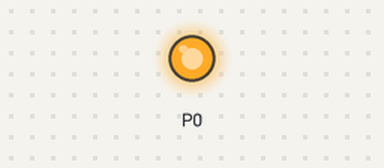
This program was run on a simulated BBC micro:bit running MicroPython. On the bench: output pins drawn as LEDs (lit = HIGH). What the program prints to the serial console is not drawn. At 0.6 s the program stops and its outputs stay as they are.

Above: at 0.1 s.
Timing chart, 0 to 1.8 s (numbered marks = the images above):
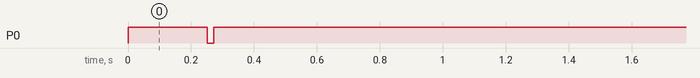

Measured:
- by itself, P0: LOW → HIGH at 0.00 s, → LOW 0.25 s later, → HIGH 0.02 s later

The program:

grove_temperature_and_humidity_sensor.py
```python
# (licence header left out)
from micropython import const
from microbit import pin0
from utime import sleep_ms, sleep_us, ticks_ms, ticks_us, ticks_diff

DHT_11       = const(11)
DHT_22       = const(22)

_CPU_SPEED   = const(6)
_MAX_TIMINGS = const(85)
_HIGH        = const(1)
_LOW         = const(0)
_NAN         = 999

class GroveTemperatureAndHumiditySensor:
    def __init__(self, pin, type):
        self._pin = pin
        self._data = bytearray([0, 0, 0, 0, 0])
        self._type = type
        self._last_read_time = 0
        self._first_reading = True

        self._pin.write_digital(_HIGH)

    def _read(self):
        last_state = _HIGH
        counter = 0
        current_time = None
        j = 0

        self._pin.write_digital(_HIGH)
        sleep_ms(250)

        current_time = ticks_ms()
        if current_time < self._last_read_time:
            self._last_read_time = 0

        if not self._first_reading and ticks_diff(current_time, self._last_read_time) < 2000:
            return True

        self._first_reading = False
        self._last_read_time = ticks_ms()

        print("self._data = {}".format(str(self._data)))

        self._data[0] = self._data[1] = self._data[2] = self._data[3] = self._data[4] = 0

        self._pin.write_digital(_LOW)
        sleep_ms(20)
        self._pin.write_digital(_HIGH)
        sleep_ms(40)

        for i in range(_MAX_TIMINGS):
            counter = 0

            while self._pin.read_digital() == last_state:
                counter += 1
                sleep_us(1)
                if counter == 255:
                    break

            last_state = self._pin.read_digital()
            if counter == 255:
                break

            if i >= 4 and i % 2 == 0:
                self._data[j / 8] <<= 1
                if counter > _CPU_SPEED:
                    self._data[j / 8] |= 1
                j += 1

        if j >= 40 and (self._data[4] == ((self._data[0] + self._data[1] + self._data[2] + self._data[3]) & 0xFF)):
            return True

        return False

    def get_temperature(self):
        if self._read():
            if self._type == DHT_11:
                value = float(self._data[2])
                return value

            if self._type == DHT_22:
                value = float(self._data[2] & 0x7F)
                value *= 256
                value += self._data[3]
                value /= 10

                if self._data[2] & 0x80:
                    value *= -1

                return value

        return _NAN

    def get_temperature_faherheit(self):
        value = self.get_temperature()

    def get_humidity(self):
        if self._read():
            if self._type == DHT_11:
                return float(self._data[0])

            if self._type == DHT_22:
                value = float(self._data[0])
                value *= 256
                value += self._data[1]
                value /= 10

                return value

        return NAN

def demo():
    sensor = GroveTemperatureAndHumiditySensor(pin0, DHT_22)

    temp = sensor.get_temperature()
    hum = sensor.get_humidity()

    print("Current Temperature: {}, Humidity: {}".format(str(temp), str(hum)))

if __name__ == '__main__':
    demo()
```
